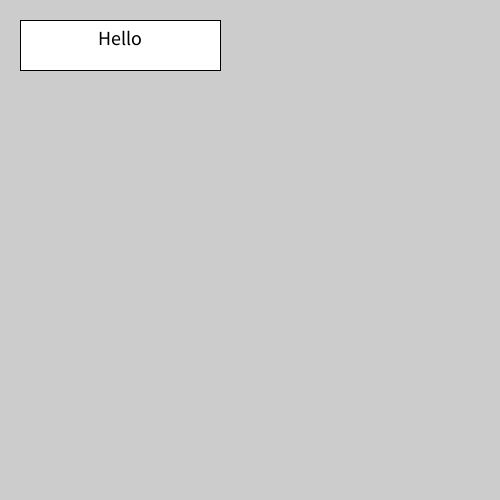
Frame 1 (no input)
Frame 60 (the mouse pressed at the canvas centre just before this capture): identical to frame 1, image omitted
Frame 120 (the mouse held since frame 60 and released just before this capture): identical to frame 1, image omitted

The Processing sketch that drew this single still picture (run headless with seeded random() and noise(); from frame 60 on, the mouse is pressed at the canvas centre):

// Processing sketch: ProcessingUI
// ── ProcessingUI.pde

Button btn;

void settings() {
  size(500, 500);
}

void setup() {
  btn = new Button(new PVector(20, 20), "Hello", 200, 50);
}

void draw() {
  btn.draw();
}

void mousePressed() {
  if (btn.isHover()) {
    println("Button Clicked");
  }
}

// ── Button.pde
class Button {
  private PVector position;
  private int w, h;
  private String text;
  private color fillColor, textColor;

  public Button(PVector position, String text, int w, int h, color fillColor, color textColor) {
    this.position = position;
    this.position = position;
    this.w = w;
    this.h = h;
    this.text = text;
    this.fillColor = fillColor;
    this.textColor = textColor;
  }
  
  public Button(PVector position, String text, int w, int h) {
    this.position = position;
    this.position = position;
    this.w = w;
    this.h = h;
    this.text = text;
    this.fillColor = color(255);
    this.textColor = color(0);
  }

  public void setText(String text) {
    this.text = text;
  }

  public boolean isHover() {
    return (mouseX > position.x && mouseX < position.x+w && mouseY > position.y && mouseY < position.y+w);
  }

  public boolean isClicked() {
    return isHover() && mousePressed;
  }

  public void draw() {
    fill(fillColor);
    rect(position.x, position.y, w, h);
    textAlign(CENTER);
    fill(textColor);
    textSize(20);
    text(text, position.x+w/2, position.y+h/2);
  }
}
